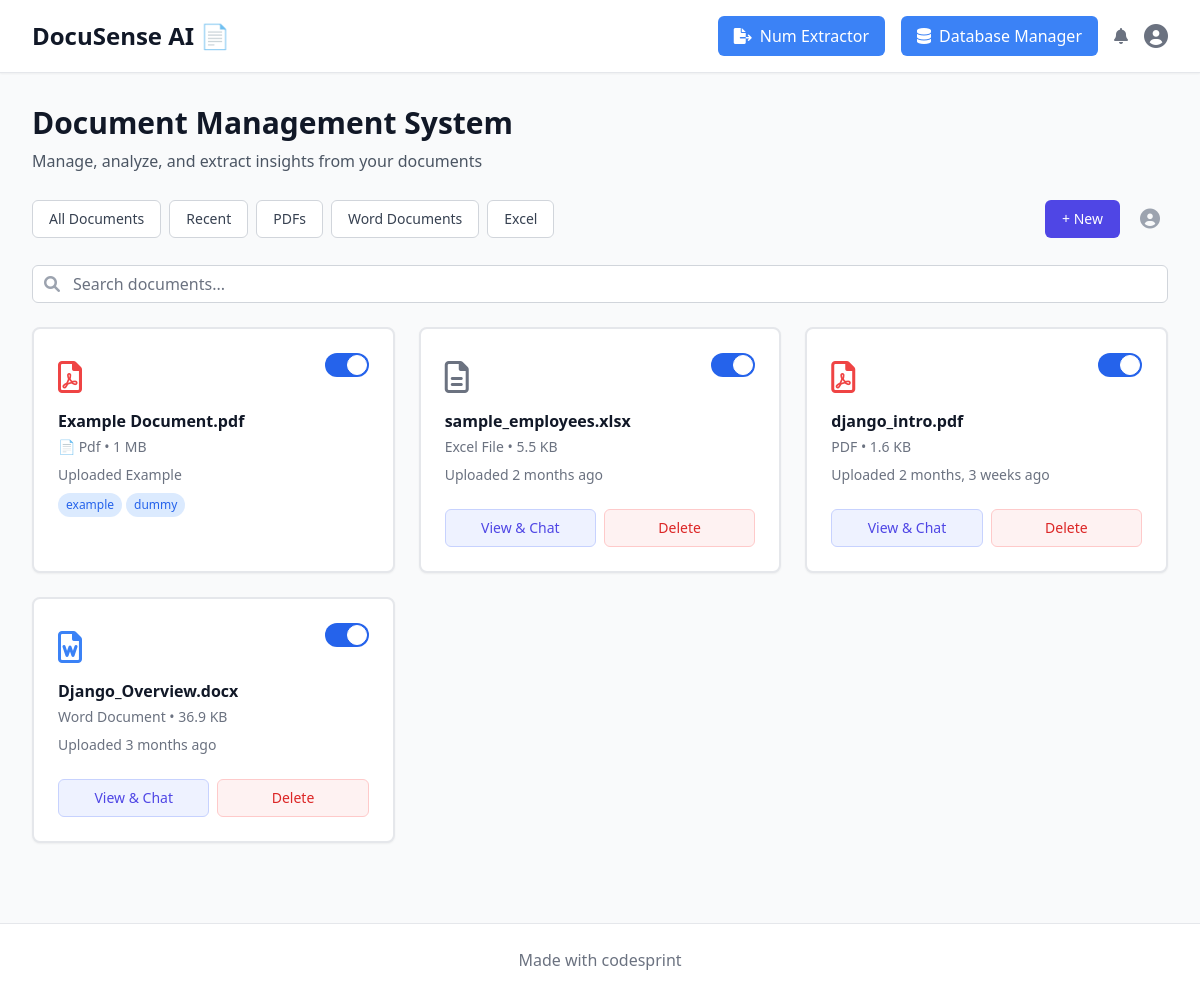
The page / on the database its author committed.
### docusense/models.py (models this page shows, shortened)
class Document(models.Model):
    FILE_TYPE_CHOICES = [
        ('pdf', 'PDF'),
        ('docx', 'Word Document'),
        ('txt', 'Text File'),
        ('xlsx', 'Excel File'),
        ('xls', 'Excel File (Old Format)'),
    ]
    name = models.CharField(max_length=255)
    file = models.FileField(upload_to='documents/')
    file_type = models.CharField(max_length=10, choices=FILE_TYPE_CHOICES)
    size = models.CharField(max_length=50)
    uploaded_at = models.DateTimeField(auto_now_add=True)
    status = models.BooleanField(default=True)
    content = models.TextField(blank=True)
    user = models.ForeignKey(User, on_delete=models.CASCADE, null=True, blank=True)
    class Meta:
        ordering = ['-uploaded_at']

### docusense/views.py (the view)
# urls.py: path('', views.home, name='home'),
def home(request):
    documents = Document.objects.all()
    session_id = request.session.get('session_id')
    if not session_id:
        session_id = str(uuid.uuid4())
        request.session['session_id'] = session_id
    context = {
        'documents': documents,
        'session_id': session_id,
        'csrf_token': get_token(request),
    }
    return render(request, 'docusense/home.html', context)

### docusense/templates/docusense/home.html (shortened to what this page needs)
{% extends 'base.html' %}
{% block content %}
<div class="space-y-6">
    <div>
        <h2 class="text-3xl font-bold text-gray-900 mb-2">Document Management System</h2>
        <p class="text-gray-600">Manage, analyze, and extract insights from your documents</p>
    </div>
      <div class="flex flex-wrap items-center justify-between gap-4">
    <div class="flex flex-wrap gap-2">
        <a href="{% url 'docusense:all_documents' %}"
           class="px-4 py-2 text-sm font-medium text-gray-700 bg-white border border-gray-300 rounded-md hover:bg-gray-50">
           All Documents
        </a>
        <a href="{% url 'docusense:recent_documents' %}"
           class="px-4 py-2 text-sm font-medium text-gray-700 bg-white border border-gray-300 rounded-md hover:bg-gray-50">
           Recent
        </a>
        <a href="{% url 'docusense:pdf_documents' %}"
           class="px-4 py-2 text-sm font-medium text-gray-700 bg-white border border-gray-300 rounded-md hover:bg-gray-50">
           PDFs
        </a>
        <a href="{% url 'docusense:word_documents' %}"
           class="px-4 py-2 text-sm font-medium text-gray-700 bg-white border border-gray-300 rounded-md hover:bg-gray-50">
           Word Documents
        </a>
        <a href="{% url 'docusense:excel_documents' %}"
           class="px-4 py-2 text-sm font-medium text-gray-700 bg-white border border-gray-300 rounded-md hover:bg-gray-50">
           Excel
        </a>
    </div>
    <div class="flex items-center space-x-3">
        <button onclick="openUploadModal()"
                class="px-4 py-2 text-sm font-medium text-white bg-indigo-600 border border-transparent rounded-md hover:bg-indigo-700">
            + New
        </button>
        <button class="p-2 text-gray-400 hover:text-gray-500">
            <i class="fas fa-user-circle text-xl"></i>
        </button>
    </div>
</div>
    <div class="relative">
        <div class="absolute inset-y-0 left-0 pl-3 flex items-center pointer-events-none">
        </div>
        <input type="text"
               id="search-input"
               placeholder="Search documents..."
               class="block w-full pl-10 pr-3 py-2 border border-gray-300 rounded-md leading-5 bg-white placeholder-gray-500 focus:outline-none focus:placeholder-gray-400 focus:ring-1 focus:ring-indigo-500 focus:border-indigo-500">
    </div>
    <div id="document-grid" class="grid grid-cols-1 md:grid-cols-2 lg:grid-cols-3 gap-6">
        <div class="document-card bg-white rounded-lg p-6 shadow-sm hover:shadow-md transition-all duration-200">
            <div class="flex justify-between items-start mb-4">
                <div class="flex-1">
                    <div class="file-icon text-red-500">
                        <i class="far fa-file-pdf"></i>
                    </div>
                    <h3 class="font-semibold text-gray-900 mb-1">Example Document.pdf</h3>
                    <div class="text-sm text-gray-500 mb-2">
                        <span>📄 Pdf • 1 MB</span>
                    </div>
                    <p class="text-sm text-gray-500 mb-2">Uploaded Example</p>
                    <div class="flex flex-wrap gap-1">
                        <span class="px-2 py-1 text-xs font-medium text-blue-600 bg-blue-100 rounded-full">example</span>
                        <span class="px-2 py-1 text-xs font-medium text-blue-600 bg-blue-100 rounded-full">dummy</span>
                    </div>
                </div>
                <div class="flex items-center">
                    <label class="relative inline-flex items-center cursor-pointer">
                        <div class="w-11 h-6 bg-gray-200 peer-focus:outline-none peer-focus:ring-4 peer-focus:ring-blue-300 rounded-full peer peer-checked:after:translate-x-full peer-checked:after:border-white after:content-[''] after:absolute after:top-[2px] after:left-[2px] after:bg-white after:border-gray-300 after:border after:rounded-full after:h-5 after:w-5 after:transition-all peer-checked:bg-blue-600"></div>
                    </label>
                </div>
            </div>
        </div>
        {% for document in documents %}
        <div class="document-card bg-white rounded-lg p-6 shadow-sm hover:shadow-md transition-all duration-200">
            <div class="flex justify-between items-start mb-4">
                <div class="flex-1">
                    <div class="file-icon {% if document.file_type == 'pdf' %}text-red-500{% elif document.file_type == 'docx' %}text-blue-500{% else %}text-gray-500{% endif %}">
                        {% if document.file_type == 'pdf' %}
                            <i class="far fa-file-pdf"></i>
                        {% elif document.file_type == 'docx' %}
                            <i class="far fa-file-word"></i>
                        {% else %}
                            <i class="far fa-file-alt"></i>
                        {% endif %}
                    </div>
                    <h3 class="font-semibold text-gray-900 mb-1">{{ document.name }}</h3>
                    <div class="text-sm text-gray-500 mb-2">
                        <span>{{ document.get_file_type_display }} • {{ document.size }}</span>
                    </div>
                    <p class="text-sm text-gray-500 mb-2">Uploaded {{ document.uploaded_at|timesince }} ago</p>
                </div>
                <div class="flex items-center">
                    <label class="relative inline-flex items-center cursor-pointer">
                        <div class="w-11 h-6 bg-gray-200 peer-focus:outline-none peer-focus:ring-4 peer-focus:ring-blue-300 rounded-full peer peer-checked:after:translate-x-full peer-checked:after:border-white after:content-[''] after:absolute after:top-[2px] after:left-[2px] after:bg-white after:border-gray-300 after:border after:rounded-full after:h-5 after:w-5 after:transition-all peer-checked:bg-blue-600"></div>
                    </label>
                </div>
            </div>
            <div class="mt-4 flex space-x-2">
                <button onclick="viewDocument('{{ document.id }}')"
                        class="w-full px-4 py-2 text-sm font-medium text-indigo-600 bg-indigo-50 border border-indigo-200 rounded-md hover:bg-indigo-100 focus:outline-none focus:ring-2 focus:ring-offset-2 focus:ring-indigo-500">
                    View & Chat
                </button>
                <button onclick="deleteDocument('{{ document.id }}')"
                        class="w-full px-4 py-2 text-sm font-medium text-red-600 bg-red-50 border border-red-200 rounded-md hover:bg-red-100 focus:outline-none focus:ring-2 focus:ring-offset-2 focus:ring-red-500">
                    Delete
                </button>
            </div>
        </div>
        {% endfor %}
    </div>
</div>
{% endblock %}

### docusense/templates/base.html (style rules this page uses)
.document-card { transition: all 0.3s ease; border: 2px solid #e5e7eb; }
.file-icon { font-size: 2rem; margin-bottom: 0.5rem; }

### rows shown on the page
Document: name "sample_employees.xlsx", file_type "Excel File", size "5.5 KB", uploaded_at "2 months"
Document: name "django_intro.pdf", file_type "PDF", size "1.6 KB", uploaded_at "2 months, 3 weeks"
Document: name "Django_Overview.docx", file_type "Word Document", size "36.9 KB", uploaded_at "3 months"
